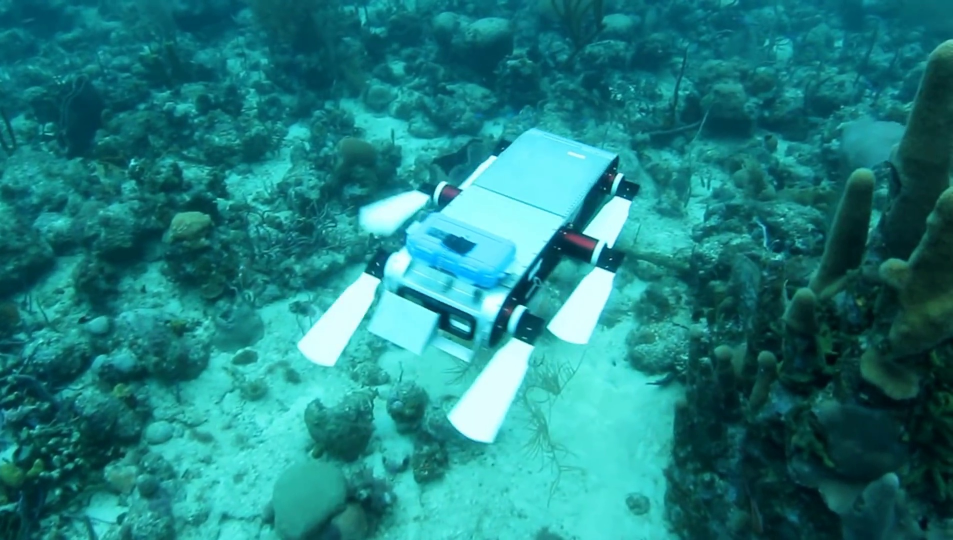
#> input picture SUIM_new/train_val/images/d_r_223_.jpg, 1906 x 1080 px (shown at 1/2 size)
$ python -i clean_dataset.py   (imports and definitions only)
#> lines starting #> are read from the running program, lines starting #| are printed output that depends on the picture
"""Export reviewed SUIM crops and optional class masks without changing inputs.

Standalone requirements: Python >= 3.10, NumPy, Pillow. Run with --help.
"""

import argparse
import csv
from dataclasses import dataclass
import hashlib
import json
from pathlib import Path
import shutil

import numpy as np
from PIL import Image


# Embedded so this script can be shared with someone who only has the dataset.
_SMALL_CROPS = """
f_r_1058_ f_r_1068_ f_r_1069_ f_r_1070_ f_r_1133_ f_r_1142_ f_r_1151_
f_r_1154_ f_r_1214_ f_r_1233_ f_r_1289_ f_r_1302_ f_r_1318_ f_r_1424_
f_r_1491_ f_r_1515_ f_r_1779_ f_r_1816_ f_r_1866_ f_r_1879_ f_r_829_
f_r_921_ f_r_934_ f_r_968_ f_r_991_ w_r_1_ w_r_24_ w_r_25_ w_r_27_
w_r_47_ w_r_7_
""".split()
_LARGE_CROPS = "f_r_1259_ f_r_1290_ f_r_1394_ f_r_1570_ f_r_1812_ f_r_401_".split()
REVIEWED_CROPS = {
    **{stem: ((590, 375), (590, 430)) for stem in _SMALL_CROPS},
    **{stem: ((910, 435), (910, 490)) for stem in _LARGE_CROPS},
}
SYMBOLS = ("BW", "HD", "PF", "WR", "RO", "RI", "FV", "SR")
LABELS = ("Water", "Divers", "Plants", "Wrecks", "Robots", "Reefs", "Fish", "Sea-floor")
PALETTE = [(0, 0, 0), (0, 0, 255), (0, 255, 0), (0, 255, 255),
           (255, 0, 0), (255, 0, 255), (255, 255, 0), (255, 255, 255)]
COLOR_POLICIES = ("preserve", "ignore", "threshold")


@dataclass
class Sample:
    stem: str
    image: Path
    mask: Path
    image_size: tuple[int, int]
    mask_size: tuple[int, int]
    crop_rows: int
    image_sha256: str
    mask_sha256: str
    aligned_rgb_sha256: str
    noncanonical_pixels: int
    canonical_counts: list[int]
    decoded_counts: list[int]
    keep: bool = True


# [6 lines left out: function file_hash, not called in this run]


def rgb_hash(rgb: np.ndarray) -> str:
    return hashlib.sha256(rgb.tobytes()).hexdigest()


# [164 lines left out: functions index_files, inventory, aligned_rgb, decode, scan, duplicate_groups and 3 more, not called in this run]


def clean_dataset(source: Path, output: Path | None = None, *, color_policy: str = "preserve",
                  decisions: Path | None = None, dry_run: bool = False) -> dict:
    if color_policy not in COLOR_POLICIES:
        raise ValueError(f"Unknown color policy: {color_policy}")
    source = source.expanduser().resolve()
    output = output.expanduser().resolve() if output is not None else None
    validate_output(source, output, dry_run)
    samples, test_pairs = scan(source, color_policy)
    groups = duplicate_groups(samples, decisions)
    kept = [sample for sample in samples if sample.keep]
    summary = {
        "schema_version": 1,
        "source": str(source), "output": str(output) if output else None,
        "dry_run": dry_run, "color_policy": color_policy,
        "input_pairs": len(samples), "reviewed_crops_applied": sum(s.crop_rows > 0 for s in samples),
        "reviewed_pairs_already_aligned": sum(s.stem in REVIEWED_CROPS and not s.crop_rows for s in samples),
        "input_pairs_with_noncanonical_colors": sum(s.noncanonical_pixels > 0 for s in samples),
        "input_noncanonical_pixels_after_crop": sum(s.noncanonical_pixels for s in samples),
        "duplicate_image_groups": len(groups),
        "duplicate_groups_with_different_masks": sum(not g["rgb_masks_identical"] for g in groups),
        "duplicate_groups_kept_all": sum(not g["keep_stem"] for g in groups),
        "excluded_pairs": len(samples) - len(kept), "output_pairs": len(kept),
        "output_rgb_noncanonical_pixels": sum(s.noncanonical_pixels for s in kept),
        "output_class_mask_counts": {symbol: sum(s.decoded_counts[i] for s in kept)
                                     for i, symbol in enumerate(SYMBOLS)} if color_policy != "preserve" else None,
        "output_ignored_pixels": sum(s.noncanonical_pixels for s in kept) if color_policy == "ignore" else 0,
        "test_inventory_pairs": test_pairs, "test_exported": False,
    }
    if dry_run:
        return summary

    # Validate all input geometry and manual decisions before creating outputs.
    output.mkdir(parents=True, exist_ok=False)
    incomplete = output / "INCOMPLETE"
    incomplete.write_text("Export in progress or failed. Do not train on this directory.\n", encoding="utf-8")
    for folder in ("train_val/images", "train_val/masks", "reports"):
        (output / folder).mkdir(parents=True)
    if color_policy != "preserve":
        (output / "train_val/masks_class_id").mkdir()
    duplicate_hashes = {group["image_sha256"] for group in groups}
    rows = []
    for index, sample in enumerate(samples, start=1):
        row = {
            "stem": sample.stem, "retained": sample.keep,
            "source_image": sample.image.relative_to(source).as_posix(),
            "source_mask": sample.mask.relative_to(source).as_posix(),
            "image_width": sample.image_size[0], "image_height": sample.image_size[1],
            "source_mask_width": sample.mask_size[0], "source_mask_height": sample.mask_size[1],
            "bottom_rows_cropped": sample.crop_rows,
            "crop_box": f"0;0;{sample.image_size[0]};{sample.image_size[1]}" if sample.crop_rows else "",
            "noncanonical_pixels_after_crop": sample.noncanonical_pixels,
            "source_image_sha256": sample.image_sha256, "source_mask_sha256": sample.mask_sha256,
            "aligned_rgb_sha256": sample.aligned_rgb_sha256,
            "duplicate_group": sample.image_sha256 if sample.image_sha256 in duplicate_hashes else "",
            "output_image": "", "output_image_sha256": "", "output_mask": "", "output_mask_sha256": "",
            "output_class_mask": "", "output_class_mask_sha256": "",
        }
        row.update({f"exact_pixels_{symbol}": sample.canonical_counts[i] for i, symbol in enumerate(SYMBOLS)})
        if sample.keep:
            row.update(export_sample(sample, output, color_policy))
        rows.append(row)
        if index % 250 == 0:
            print(f"Exported {index}/{len(samples)} input records", flush=True)
    write_csv(output / "reports/pairs.csv", rows, list(rows[0]))
    write_csv(output / "reports/duplicate_groups.csv", groups,
              ["image_sha256", "stems", "rgb_masks_identical", "keep_stem", "decision"])
    definition = {
        "classes": [{"id": i, "symbol": symbol, "label": LABELS[i], "rgb": PALETTE[i]}
                    for i, symbol in enumerate(SYMBOLS)],
        "color_policy": color_policy, "ignore_id": 255 if color_policy == "ignore" else None,
        "threshold": 128 if color_policy == "threshold" else None,
        "rgb_masks": "Aligned source RGB values preserved, including noncanonical colors",
    }
    (output / "reports/class_definition.json").write_text(json.dumps(definition, indent=2) + "\n", encoding="utf-8")
    (output / "reports/summary.json").write_text(json.dumps(summary, indent=2) + "\n", encoding="utf-8")
    (output / "README.md").write_text(
        "# SUIM cleanup export\n\n"
        "train_val/images contains byte-identical copies of retained source images.\n"
        "train_val/masks contains aligned RGB PNG masks; source label colors are preserved.\n"
        "Optional masks_class_id PNGs contain class IDs, not RGB annotations.\n"
        f"Color policy: {color_policy}. Consult reports/class_definition.json.\n"
        "Ignore ID 255, if present, must be excluded from loss and metrics.\n"
        "Threshold decoding is a color mapping, not a verified semantic repair.\n"
        "TEST was inventoried only and is not copied here; use the unchanged original TEST split.\n"
        "reports/pairs.csv logs all source pairs and exclusions.\n"
        "reports/duplicate_groups.csv is also a review template: fill keep_stem, then pass it\n"
        "with --duplicate-decisions when exporting to a new output directory.\n"
        "Blank keep_stem retains all group members. Keep each group in one data partition.\n"
        "Read reports/summary.json for unresolved colors and retained duplicates.\n",
        encoding="utf-8",
    )
    incomplete.unlink()
    return summary


# [16 lines left out: function main, not called in this run]


# [2 lines not run here, left out]

>>> import cv2
>>> picture = cv2.imread('SUIM_new/train_val/images/d_r_223_.jpg', cv2.IMREAD_GRAYSCALE)
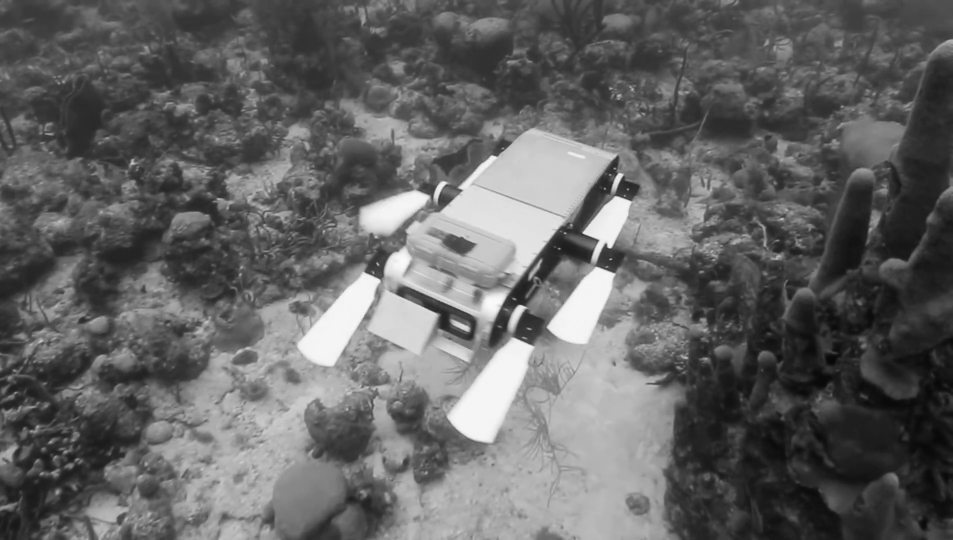
#> picture: shape (1080, 1906) (shown at 1/2 size); min 5, max 251, mean 99.4
>>> result = clean_dataset(picture)
#> (the run stopped early here; a loop or call above may not have finished)

$ run again, on SUIM_new/train_val/images/d_r_709_.jpg
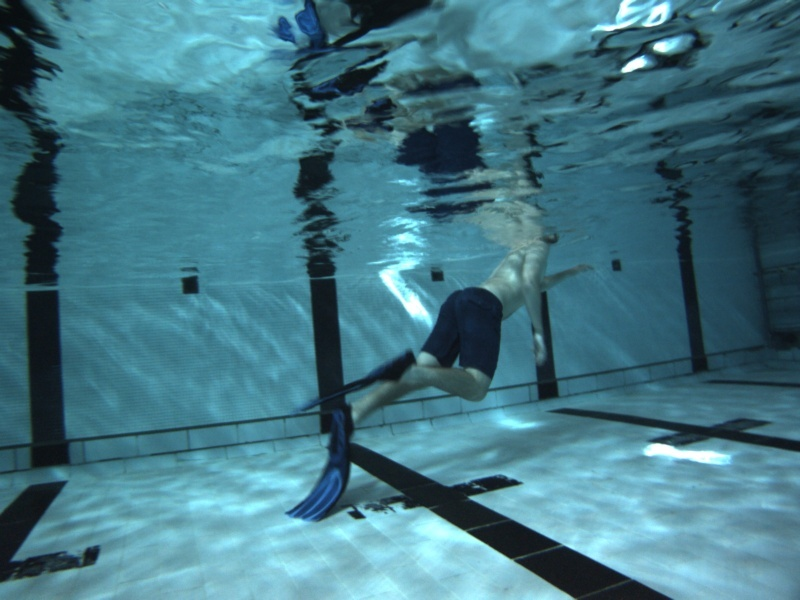
#> input picture SUIM_new/train_val/images/d_r_709_.jpg, 800 x 600 px
#> `picture = cv2.imread('SUIM_new/train_val/images/d_r_223_.jpg', cv2.IMR..`:
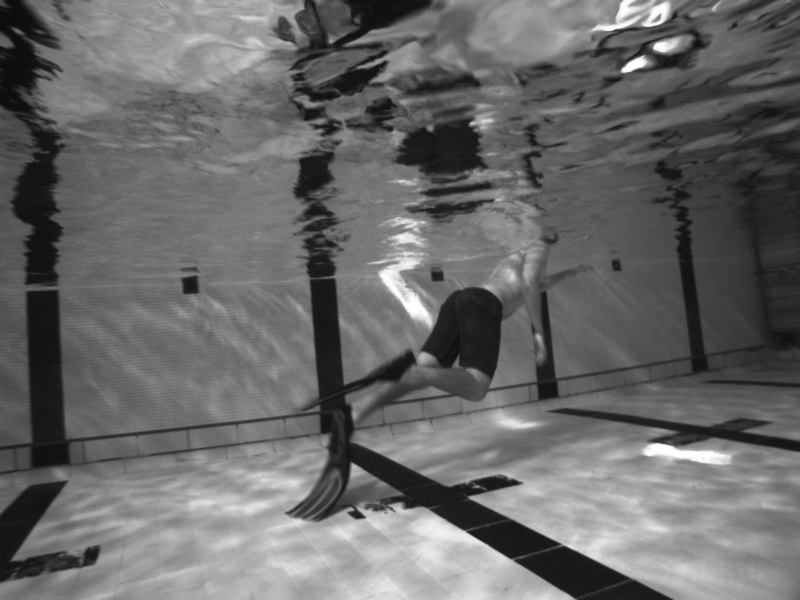
#> picture: shape (600, 800); min 10, max 255, mean 105

$ run again, on SUIM_new/train_val/images/d_r_742_.jpg
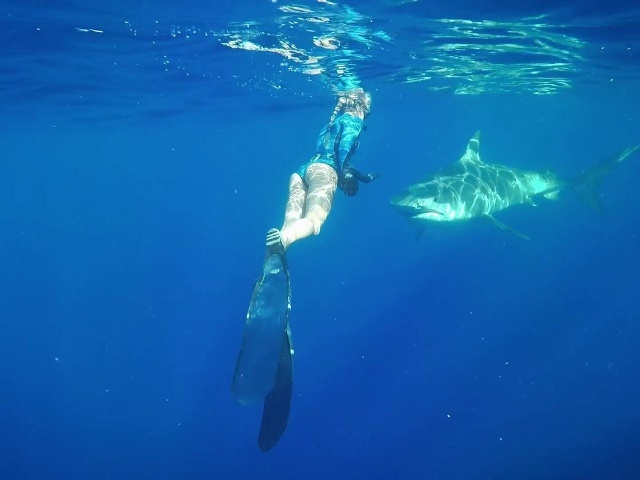
#> input picture SUIM_new/train_val/images/d_r_742_.jpg, 640 x 480 px
#> `picture = cv2.imread('SUIM_new/train_val/images/d_r_223_.jpg', cv2.IMR..`:
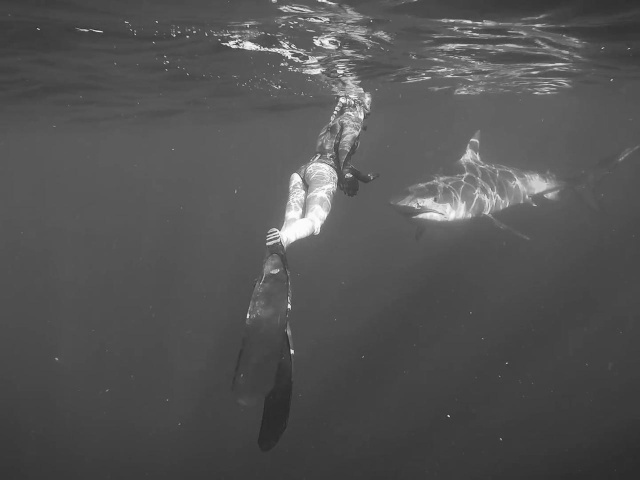
#> picture: shape (480, 640); min 38, max 255, mean 83.5

$ run again, on SUIM_new/train_val/images/f_r_1020_.jpg
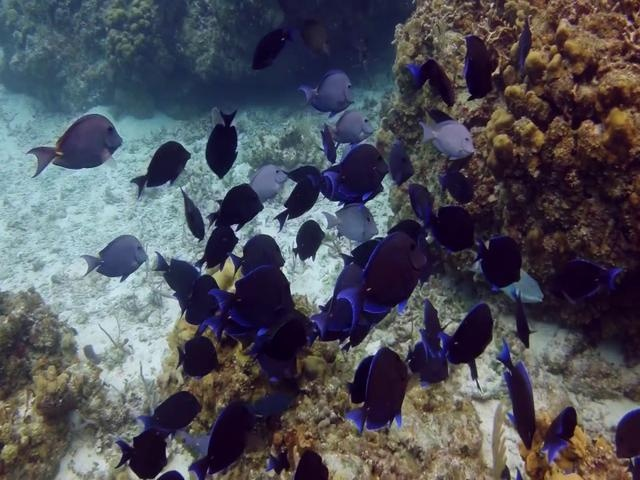
#> input picture SUIM_new/train_val/images/f_r_1020_.jpg, 640 x 480 px
#> `picture = cv2.imread('SUIM_new/train_val/images/d_r_223_.jpg', cv2.IMR..`:
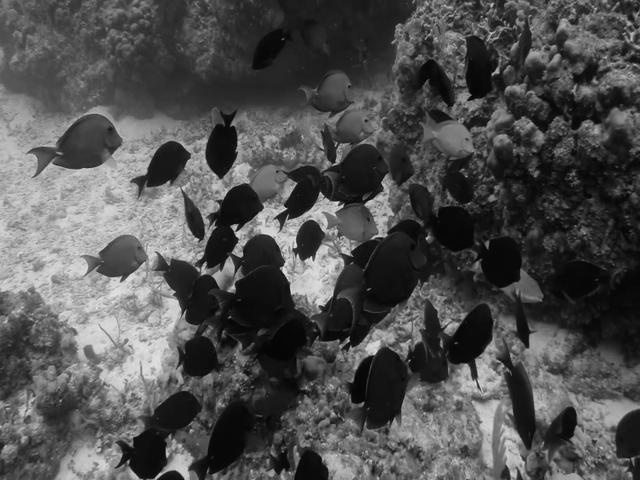
#> picture: shape (480, 640); min 0, max 245, mean 79.6
